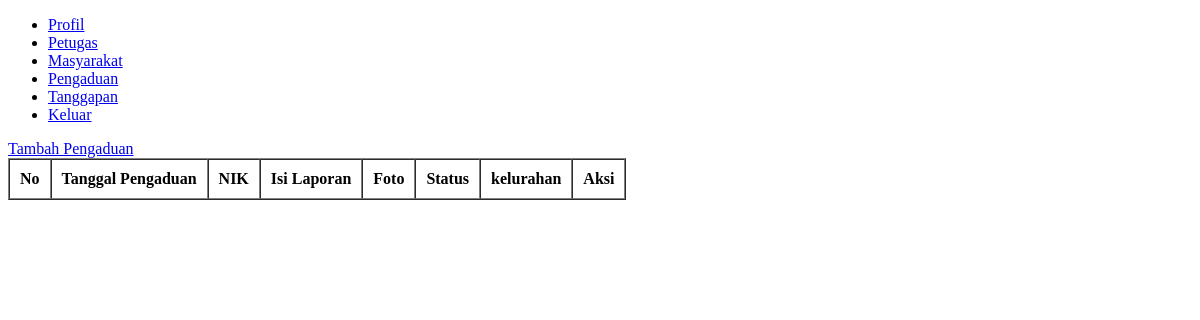
Before: /petugas/show_pengaduan.php (signed in) with the older database file.
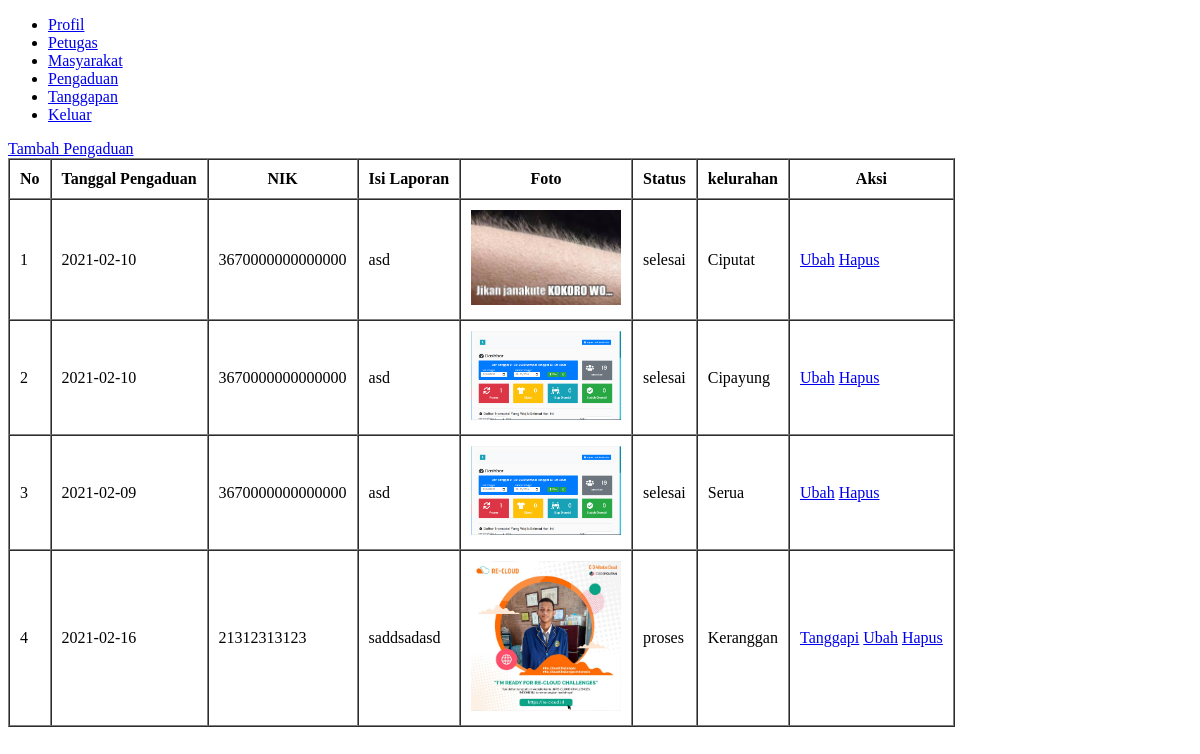
After: the same page with the newer database file.
### tables this page shows
CREATE TABLE `pengaduan` (
  `id_pengaduan` int(11) NOT NULL,
  `tgl_pengaduan` date NOT NULL,
  `nik` varchar(16) NOT NULL,
  `isi_laporan` text NOT NULL,
  `foto` varchar(255) NOT NULL,
  `status` enum('proses','selesai') NOT NULL,
  `id_kelurahan` int(11) NOT NULL
);

CREATE TABLE `masyarakat` (
  `nik` varchar(16) NOT NULL,
  `nama` varchar(35) NOT NULL,
  `username` varchar(25) NOT NULL,
  `password` varchar(255) NOT NULL,
  `telp` varchar(15) NOT NULL,
  `alamat` text NOT NULL
);

CREATE TABLE `kelurahan` (
  `id_kelurahan` int(11) NOT NULL,
  `kelurahan` varchar(100) NOT NULL,
  `id_kecamatan` int(11) NOT NULL
);

### petugas/show_pengaduan.php (the view, shortened to what this page needs)
<?php
	require '../koneksi.php';
	$pengaduan = mysqli_query($koneksi, "SELECT * FROM pengaduan INNER JOIN masyarakat ON pengaduan.nik = masyarakat.nik INNER JOIN kelurahan ON pengaduan.id_kelurahan = kelurahan.id_kelurahan");
?>
<!DOCTYPE html>
<html lang="en">
<head>
</head>
<body>
	<?php include 'sidebar.php'; ?>
	<?php if ($_SESSION['level'] == 'admin'): ?>
		<a href="insert_pengaduan.php">Tambah Pengaduan</a>
	<?php endif ?>
	<table border="1" cellpadding="10" cellspacing="0">
		<thead>
			<tr>
				<th>No</th>
				<th>Tanggal Pengaduan</th>
				<th>NIK</th>
				<th>Isi Laporan</th>
				<th>Foto</th>
				<th>Status</th>
				<th>kelurahan</th>
				<th>Aksi</th>
			</tr>
		</thead>
		<tbody>
			<?php $i = 1; ?>
			<?php foreach ($pengaduan as $dataPengaduan): ?>
				<tr>
					<td><?= $i++; ?></td>
					<td><?= $dataPengaduan['tgl_pengaduan']; ?></td>
					<td><?= $dataPengaduan['nik']; ?></td>
					<td><?= $dataPengaduan['isi_laporan']; ?></td>
					<td><img style="width: 150px" src="../img/<?= $dataPengaduan['foto']; ?>"></td>
					<td><?= $dataPengaduan['status']; ?></td>
					<td><?= $dataPengaduan['kelurahan']; ?></td>
					<td>
						<?php if ($dataPengaduan['status'] == 'proses'): ?>
							<a href="insert_tanggapan.php?id_pengaduan=<?= $dataPengaduan['id_pengaduan']; ?>">Tanggapi</a>
						<?php endif ?>
						<?php if ($_SESSION['level'] == 'admin'): ?>
							<a href="update_pengaduan.php?id_pengaduan=<?= $dataPengaduan['id_pengaduan']; ?>">Ubah</a>
							<a onclick="return confirm('Apakah anda yakin menghapus data pengaduan dengan isi laporan <?= $dataPengaduan['isi_laporan']; ?>?')" href="delete_pengaduan.php?id_pengaduan=<?= $dataPengaduan['id_pengaduan']; ?>">Hapus</a>
						<?php endif ?>
					</td>
				</tr>
			<?php endforeach ?>
		</tbody>
	</table>
</body>
</html>

Changed rows visible on the page:
now on this page (row edited): pengaduan: tgl_pengaduan "2021-02-10", masyarakat.nik "3670000000000000", isi_laporan "asd", foto (picture), status "selesai", id_kelurahan.kelurahan "Ciputat"
now on this page (row edited): pengaduan: tgl_pengaduan "2021-02-10", masyarakat.nik "3670000000000000", isi_laporan "asd", foto (picture), status "selesai", id_kelurahan.kelurahan "Cipayung"
now on this page (row edited): pengaduan: tgl_pengaduan "2021-02-09", masyarakat.nik "3670000000000000", isi_laporan "asd", foto (picture), status "selesai", id_kelurahan.kelurahan "Serua"
added pengaduan: tgl_pengaduan "2021-02-16", masyarakat.nik "21312313123", isi_laporan "saddsadasd", foto (picture), status "proses", id_kelurahan.kelurahan "Keranggan"
